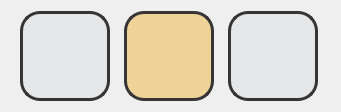
  <widget class="QWidget" name="layoutWidget">
   <property name="geometry">
    <rect>
     <x>880</x>
     <y>361</y>
     <width>341</width>
     <height>106</height>
    </rect>
   </property>
   <layout class="QHBoxLayout" name="horizontalLayout">
    <property name="spacing">
     <number>5</number>
    </property>
    <item>
     <widget class="QPushButton" name="triangularButton">
      <property name="sizePolicy">
       <sizepolicy hsizetype="Fixed" vsizetype="Fixed">
        <horstretch>0</horstretch>
        <verstretch>0</verstretch>
       </sizepolicy>
      </property>
      <property name="minimumSize">
       <size>
        <width>90</width>
        <height>90</height>
       </size>
      </property>
      <property name="styleSheet">
       <string notr="true">background-image: url(:/buttons/resources/triangular_90_90.png);
background-repeat:no-repeat;
background-position: center center;
background-color: rgb(230, 231, 232);
border-radius: 20px;
border:3px solid rgb(55, 52, 53);</string>
      </property>
      <property name="text">
       <string/>
      </property>
     </widget>
    </item>
    <item>
     <widget class="QPushButton" name="squareButton">
      <property name="sizePolicy">
       <sizepolicy hsizetype="Fixed" vsizetype="Fixed">
        <horstretch>0</horstretch>
        <verstretch>0</verstretch>
       </sizepolicy>
      </property>
      <property name="minimumSize">
       <size>
        <width>90</width>
        <height>90</height>
       </size>
      </property>
      <property name="styleSheet">
       <string notr="true">background-image: url(:/buttons/resources/square_90_90.png);
background-repeat:no-repeat;
background-color: rgb(237, 211, 152);
border-radius: 20px;
border:3px solid rgb(55, 52, 53);</string>
      </property>
      <property name="text">
       <string/>
      </property>
     </widget>
    </item>
    <item>
     <widget class="QPushButton" name="sinusoidalButton">
      <property name="sizePolicy">
       <sizepolicy hsizetype="Fixed" vsizetype="Fixed">
        <horstretch>0</horstretch>
        <verstretch>0</verstretch>
       </sizepolicy>
      </property>
      <property name="minimumSize">
       <size>
        <width>90</width>
        <height>90</height>
       </size>
      </property>
      <property name="styleSheet">
       <string notr="true">background-image: url(:/buttons/resources/sinus_90_90.png);
background-repeat:no-repeat;
background-position: center center;
background-color: rgb(230, 231, 232);
border-radius: 20px;
border:3px solid rgb(55, 52, 53);</string>
      </property>
      <property name="text">
       <string/>
      </property>
     </widget>
    </item>
   </layout>
  </widget>
